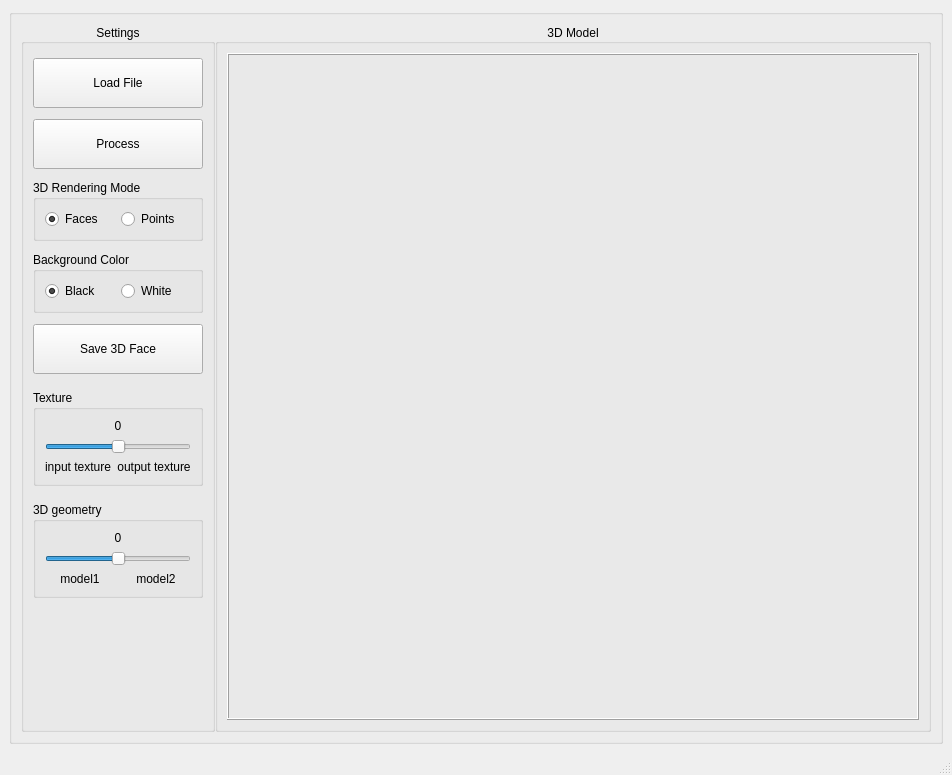
<?xml version="1.0" encoding="UTF-8"?>
<ui version="4.0">
 <class>MainWindow</class>
 <widget class="QMainWindow" name="MainWindow">
  <property name="geometry">
   <rect>
    <x>0</x>
    <y>0</y>
    <width>952</width>
    <height>775</height>
   </rect>
  </property>
  <property name="minimumSize">
   <size>
    <width>0</width>
    <height>0</height>
   </size>
  </property>
  <property name="windowTitle">
   <string>Example</string>
  </property>
  <widget class="QWidget" name="centralwidget">
   <layout class="QVBoxLayout" name="verticalLayout">
    <item>
     <widget class="QGroupBox" name="groupGUI">
      <property name="font">
       <font>
        <weight>50</weight>
        <bold>false</bold>
       </font>
      </property>
      <property name="title">
       <string/>
      </property>
      <property name="alignment">
       <set>Qt::AlignCenter</set>
      </property>
      <property name="flat">
       <bool>false</bool>
      </property>
      <layout class="QVBoxLayout" name="verticalLayout_7" stretch="90">
       <item>
        <layout class="QHBoxLayout" name="horizontalLayout_7" stretch="20,80">
         <property name="spacing">
          <number>0</number>
         </property>
         <item>
          <widget class="QGroupBox" name="uipanel1">
           <property name="title">
            <string>Settings</string>
           </property>
           <property name="alignment">
            <set>Qt::AlignCenter</set>
           </property>
           <layout class="QHBoxLayout" name="horizontalLayout_3">
            <item>
             <layout class="QHBoxLayout" name="horizontalLayout_panel1" stretch="0">
              <property name="sizeConstraint">
               <enum>QLayout::SetDefaultConstraint</enum>
              </property>
              <item>
               <layout class="QVBoxLayout" name="verticalLayout_5">
                <property name="sizeConstraint">
                 <enum>QLayout::SetDefaultConstraint</enum>
                </property>
                <property name="leftMargin">
                 <number>0</number>
                </property>
                <item>
                 <spacer name="verticalSpacer">
                  <property name="orientation">
                   <enum>Qt::Vertical</enum>
                  </property>
                  <property name="sizeType">
                   <enum>QSizePolicy::Fixed</enum>
                  </property>
                  <property name="sizeHint" stdset="0">
                   <size>
                    <width>20</width>
                    <height>5</height>
                   </size>
                  </property>
                 </spacer>
                </item>
                <item>
                 <widget class="QPushButton" name="LoadFile">
                  <property name="sizePolicy">
                   <sizepolicy hsizetype="Minimum" vsizetype="Expanding">
                    <horstretch>0</horstretch>
                    <verstretch>0</verstretch>
                   </sizepolicy>
                  </property>
                  <property name="maximumSize">
                   <size>
                    <width>16777215</width>
                    <height>50</height>
                   </size>
                  </property>
                  <property name="text">
                   <string>Load File</string>
                  </property>
                 </widget>
                </item>
                <item>
                 <spacer name="verticalSpacer_4">
                  <property name="orientation">
                   <enum>Qt::Vertical</enum>
                  </property>
                  <property name="sizeType">
                   <enum>QSizePolicy::Fixed</enum>
                  </property>
                  <property name="sizeHint" stdset="0">
                   <size>
                    <width>20</width>
                    <height>5</height>
                   </size>
                  </property>
                 </spacer>
                </item>
                <item>
                 <widget class="QPushButton" name="Process">
                  <property name="sizePolicy">
                   <sizepolicy hsizetype="Minimum" vsizetype="Expanding">
                    <horstretch>0</horstretch>
                    <verstretch>0</verstretch>
                   </sizepolicy>
                  </property>
                  <property name="maximumSize">
                   <size>
                    <width>16777215</width>
                    <height>50</height>
                   </size>
                  </property>
                  <property name="text">
                   <string>Process</string>
                  </property>
                  <property name="default">
                   <bool>false</bool>
                  </property>
                  <property name="flat">
                   <bool>false</bool>
                  </property>
                 </widget>
                </item>
                <item>
                 <spacer name="verticalSpacer_5">
                  <property name="orientation">
                   <enum>Qt::Vertical</enum>
                  </property>
                  <property name="sizeType">
                   <enum>QSizePolicy::Fixed</enum>
                  </property>
                  <property name="sizeHint" stdset="0">
                   <size>
                    <width>20</width>
                    <height>5</height>
                   </size>
                  </property>
                 </spacer>
                </item>
                <item>
                 <widget class="QGroupBox" name="uipaneldisplay">
                  <property name="title">
                   <string>3D Rendering Mode</string>
                  </property>
                  <layout class="QHBoxLayout" name="horizontalLayout_14">
                   <item>
                    <layout class="QHBoxLayout" name="horizontalLayout_6">
                     <item>
                      <widget class="QRadioButton" name="rbFaces">
                       <property name="text">
                        <string>Faces</string>
                       </property>
                       <property name="checked">
                        <bool>true</bool>
                       </property>
                      </widget>
                     </item>
                     <item>
                      <widget class="QRadioButton" name="rbPoints">
                       <property name="text">
                        <string>Points</string>
                       </property>
                       <property name="checked">
                        <bool>false</bool>
                       </property>
                      </widget>
                     </item>
                    </layout>
                   </item>
                  </layout>
                 </widget>
                </item>
                <item>
                 <spacer name="verticalSpacer_8">
                  <property name="orientation">
                   <enum>Qt::Vertical</enum>
                  </property>
                  <property name="sizeType">
                   <enum>QSizePolicy::Fixed</enum>
                  </property>
                  <property name="sizeHint" stdset="0">
                   <size>
                    <width>20</width>
                    <height>5</height>
                   </size>
                  </property>
                 </spacer>
                </item>
                <item>
                 <widget class="QGroupBox" name="uipanelbackground">
                  <property name="title">
                   <string>Background Color</string>
                  </property>
                  <layout class="QHBoxLayout" name="horizontalLayout_27">
                   <item>
                    <layout class="QHBoxLayout" name="horizontalLayout_17">
                     <item>
                      <widget class="QRadioButton" name="rbWhite">
                       <property name="text">
                        <string>Black</string>
                       </property>
                       <property name="checked">
                        <bool>true</bool>
                       </property>
                      </widget>
                     </item>
                     <item>
                      <widget class="QRadioButton" name="rbBlack">
                       <property name="text">
                        <string>White</string>
                       </property>
                      </widget>
                     </item>
                    </layout>
                   </item>
                  </layout>
                 </widget>
                </item>
                <item>
                 <spacer name="verticalSpacer_2">
                  <property name="orientation">
                   <enum>Qt::Vertical</enum>
                  </property>
                  <property name="sizeType">
                   <enum>QSizePolicy::Fixed</enum>
                  </property>
                  <property name="sizeHint" stdset="0">
                   <size>
                    <width>20</width>
                    <height>5</height>
                   </size>
                  </property>
                 </spacer>
                </item>
                <item>
                 <widget class="QPushButton" name="exportResult">
                  <property name="sizePolicy">
                   <sizepolicy hsizetype="Minimum" vsizetype="Expanding">
                    <horstretch>0</horstretch>
                    <verstretch>0</verstretch>
                   </sizepolicy>
                  </property>
                  <property name="maximumSize">
                   <size>
                    <width>16777215</width>
                    <height>50</height>
                   </size>
                  </property>
                  <property name="text">
                   <string>Save 3D Face</string>
                  </property>
                 </widget>
                </item>
                <item>
                 <spacer name="verticalSpacer_11">
                  <property name="orientation">
                   <enum>Qt::Vertical</enum>
                  </property>
                  <property name="sizeType">
                   <enum>QSizePolicy::Fixed</enum>
                  </property>
                  <property name="sizeHint" stdset="0">
                   <size>
                    <width>20</width>
                    <height>10</height>
                   </size>
                  </property>
                 </spacer>
                </item>
                <item>
                 <widget class="QGroupBox" name="uipanelperception">
                  <property name="title">
                   <string>Texture</string>
                  </property>
                  <layout class="QHBoxLayout" name="horizontalLayout_11">
                   <item>
                    <layout class="QVBoxLayout" name="verticalLayout_11">
                     <item>
                      <widget class="QLabel" name="textinputtarget">
                       <property name="text">
                        <string>0</string>
                       </property>
                       <property name="alignment">
                        <set>Qt::AlignCenter</set>
                       </property>
                      </widget>
                     </item>
                     <item>
                      <layout class="QVBoxLayout" name="verticalLayout_10">
                       <item>
                        <widget class="QSlider" name="Tslider">
                         <property name="enabled">
                          <bool>true</bool>
                         </property>
                         <property name="minimum">
                          <number>-1</number>
                         </property>
                         <property name="maximum">
                          <number>1</number>
                         </property>
                         <property name="orientation">
                          <enum>Qt::Horizontal</enum>
                         </property>
                         <property name="tickPosition">
                          <enum>QSlider::NoTicks</enum>
                         </property>
                        </widget>
                       </item>
                       <item>
                        <layout class="QHBoxLayout" name="horizontalLayout_10">
                         <item>
                          <widget class="QLabel" name="textinput">
                           <property name="text">
                            <string>input texture</string>
                           </property>
                           <property name="alignment">
                            <set>Qt::AlignCenter</set>
                           </property>
                          </widget>
                         </item>
                         <item>
                          <widget class="QLabel" name="textoutput">
                           <property name="text">
                            <string>output texture</string>
                           </property>
                           <property name="alignment">
                            <set>Qt::AlignCenter</set>
                           </property>
                          </widget>
                         </item>
                        </layout>
                       </item>
                      </layout>
                     </item>
                    </layout>
                   </item>
                  </layout>
                 </widget>
                </item>
                <item>
                 <spacer name="verticalSpacer_12">
                  <property name="orientation">
                   <enum>Qt::Vertical</enum>
                  </property>
                  <property name="sizeType">
                   <enum>QSizePolicy::Fixed</enum>
                  </property>
                  <property name="sizeHint" stdset="0">
                   <size>
                    <width>20</width>
                    <height>10</height>
                   </size>
                  </property>
                 </spacer>
                </item>
                <item>
                 <widget class="QGroupBox" name="uipanelshape">
                  <property name="title">
                   <string>3D geometry</string>
                  </property>
                  <layout class="QHBoxLayout" name="horizontalLayout_13">
                   <item>
                    <layout class="QVBoxLayout" name="verticalLayout_13">
                     <item>
                      <widget class="QLabel" name="textmodels">
                       <property name="text">
                        <string>0</string>
                       </property>
                       <property name="alignment">
                        <set>Qt::AlignCenter</set>
                       </property>
                      </widget>
                     </item>
                     <item>
                      <layout class="QVBoxLayout" name="verticalLayout_12">
                       <item>
                        <widget class="QSlider" name="Gslider">
                         <property name="minimum">
                          <number>-1</number>
                         </property>
                         <property name="maximum">
                          <number>1</number>
                         </property>
                         <property name="orientation">
                          <enum>Qt::Horizontal</enum>
                         </property>
                        </widget>
                       </item>
                       <item>
                        <layout class="QHBoxLayout" name="horizontalLayout_12">
                         <item>
                          <widget class="QLabel" name="textmodel2">
                           <property name="text">
                            <string>model1</string>
                           </property>
                           <property name="alignment">
                            <set>Qt::AlignCenter</set>
                           </property>
                          </widget>
                         </item>
                         <item>
                          <widget class="QLabel" name="textmodel1">
                           <property name="text">
                            <string>model2</string>
                           </property>
                           <property name="alignment">
                            <set>Qt::AlignCenter</set>
                           </property>
                          </widget>
                         </item>
                        </layout>
                       </item>
                      </layout>
                     </item>
                    </layout>
                   </item>
                  </layout>
                 </widget>
                </item>
                <item>
                 <spacer name="verticalSpacer_7">
                  <property name="orientation">
                   <enum>Qt::Vertical</enum>
                  </property>
                  <property name="sizeType">
                   <enum>QSizePolicy::Expanding</enum>
                  </property>
                  <property name="sizeHint" stdset="0">
                   <size>
                    <width>20</width>
                    <height>40</height>
                   </size>
                  </property>
                 </spacer>
                </item>
               </layout>
              </item>
             </layout>
            </item>
           </layout>
          </widget>
         </item>
         <item>
          <widget class="QGroupBox" name="uipanel2">
           <property name="title">
            <string>3D Model</string>
           </property>
           <property name="alignment">
            <set>Qt::AlignCenter</set>
           </property>
           <layout class="QHBoxLayout" name="horizontalLayout">
            <item>
             <widget class="QFrame" name="frame">
              <property name="frameShape">
               <enum>QFrame::Box</enum>
              </property>
              <property name="frameShadow">
               <enum>QFrame::Raised</enum>
              </property>
              <layout class="QHBoxLayout" name="horizontalLayout_9">
               <property name="leftMargin">
                <number>1</number>
               </property>
               <property name="topMargin">
                <number>1</number>
               </property>
               <property name="rightMargin">
                <number>1</number>
               </property>
               <property name="bottomMargin">
                <number>1</number>
               </property>
               <item>
                <layout class="QHBoxLayout" name="frame_horizontalLayout"/>
               </item>
              </layout>
             </widget>
            </item>
           </layout>
          </widget>
         </item>
        </layout>
       </item>
      </layout>
     </widget>
    </item>
   </layout>
  </widget>
  <widget class="QMenuBar" name="menubar">
   <property name="geometry">
    <rect>
     <x>0</x>
     <y>0</y>
     <width>952</width>
     <height>21</height>
    </rect>
   </property>
  </widget>
  <widget class="QStatusBar" name="statusbar"/>
 </widget>
 <resources/>
 <connections/>
</ui>
